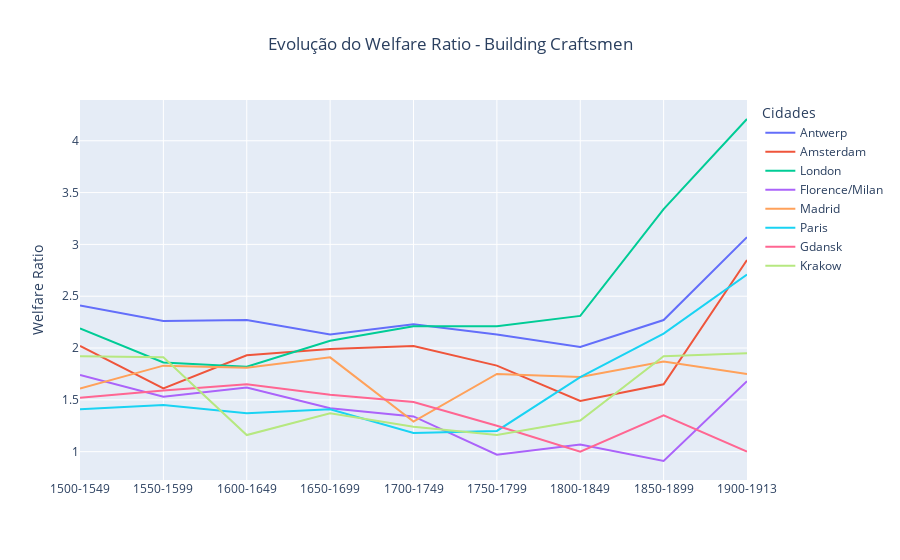

Notebook cell for this chart:
### Code cell
fig = go.Figure()

for column in wr_building_craftsmen_df.columns[1:]:
    fig.add_trace(go.Scatter(x=wr_building_craftsmen_df['Period'], y=wr_building_craftsmen_df[column],mode='lines', name=column))

fig.update_layout(
    yaxis_title='Welfare Ratio',
    legend_title='Cidades',
    template='plotly',
    title_text='Evolução do Welfare Ratio - Building Craftsmen', title_x=0.5
)

fig.show()

### Figure 1 — Plotly figure (JSON) as saved in the notebook; plotly's stock layout.template omitted (floating-point values rounded to 4 significant figures)
{"data": [{"mode": "lines", "name": "Antwerp", "type": "scatter", "x": ["1500-1549", "1550-1599", "1600-1649", "1650-1699", "1700-1749", "1750-1799", "1800-1849", "1850-1899", "1900-1913"], "y": [2.41, 2.26, 2.27, 2.13, 2.23, 2.13, 2.01, 2.27, 3.07]}, {"mode": "lines", "name": "Amsterdam", "type": "scatter", "x": ["1500-1549", "1550-1599", "1600-1649", "1650-1699", "1700-1749", "1750-1799", "1800-1849", "1850-1899", "1900-1913"], "y": [2.02, 1.61, 1.93, 1.99, 2.02, 1.83, 1.49, 1.65, 2.85]}, {"mode": "lines", "name": "London", "type": "scatter", "x": ["1500-1549", "1550-1599", "1600-1649", "1650-1699", "1700-1749", "1750-1799", "1800-1849", "1850-1899", "1900-1913"], "y": [2.19, 1.86, 1.82, 2.07, 2.21, 2.21, 2.31, 3.34, 4.21]}, {"mode": "lines", "name": "Florence/Milan", "type": "scatter", "x": ["1500-1549", "1550-1599", "1600-1649", "1650-1699", "1700-1749", "1750-1799", "1800-1849", "1850-1899", "1900-1913"], "y": [1.74, 1.53, 1.62, 1.42, 1.34, 0.97, 1.07, 0.91, 1.68]}, {"mode": "lines", "name": "Madrid", "type": "scatter", "x": ["1500-1549", "1550-1599", "1600-1649", "1650-1699", "1700-1749", "1750-1799", "1800-1849", "1850-1899", "1900-1913"], "y": [1.61, 1.83, 1.81, 1.91, 1.29, 1.75, 1.72, 1.87, 1.75]}, {"mode": "lines", "name": "Paris", "type": "scatter", "x": ["1500-1549", "1550-1599", "1600-1649", "1650-1699", "1700-1749", "1750-1799", "1800-1849", "1850-1899", "1900-1913"], "y": [1.41, 1.45, 1.37, 1.41, 1.18, 1.2, 1.72, 2.14, 2.71]}, {"mode": "lines", "name": "Gdansk", "type": "scatter", "x": ["1500-1549", "1550-1599", "1600-1649", "1650-1699", "1700-1749", "1750-1799", "1800-1849", "1850-1899", "1900-1913"], "y": [1.52, 1.59, 1.65, 1.55, 1.48, 1.25, 1, 1.35, 1]}, {"mode": "lines", "name": "Krakow", "type": "scatter", "x": ["1500-1549", "1550-1599", "1600-1649", "1650-1699", "1700-1749", "1750-1799", "1800-1849", "1850-1899", "1900-1913"], "y": [1.92, 1.91, 1.16, 1.37, 1.24, 1.16, 1.3, 1.92, 1.95]}], "layout": {"legend": {"title": {"text": "Cidades"}}, "title": {"text": "Evolução do Welfare Ratio - Building Craftsmen", "x": 0.5}, "yaxis": {"title": {"text": "Welfare Ratio"}}}}
